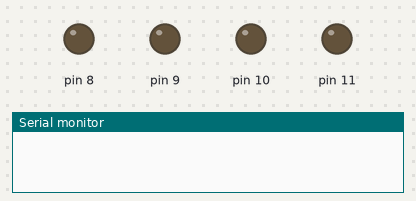
A sketch run on a simulated Arduino Uno, built with avr-gcc and run on an emulated ATmega328P. On the bench: output pins drawn as LEDs (lit = HIGH), the last lines printed to the serial monitor. Random numbers use the default seed unless the sketch sets one.

Above: at 0.1 s.
At 5.22 s:
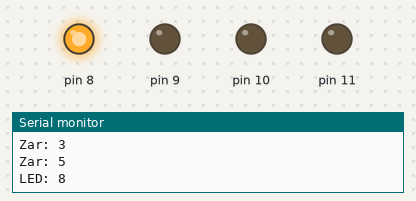
At 11.64 s:
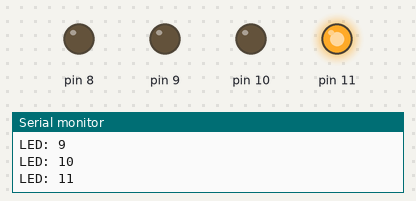
At 23.48 s:
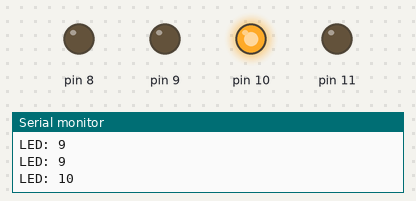
At 35.3 s:
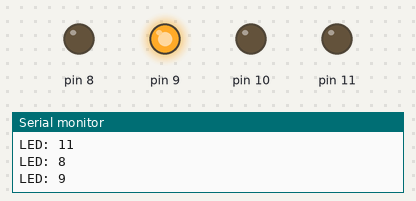
Timing chart, 0 to 40.0 s (numbered marks = the images above):
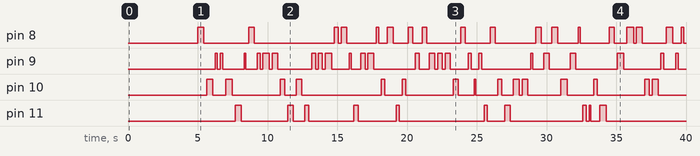

The sketch:

ak0165_rastgeleKaraSimsek.ino
```cpp
/*
  ak0165 — çözüm örneği

  SEN YAP 1) delay(1500) yerine random(100, 500) kullanmak için sabit bir sayı yerine
    her turda yeni bir rastgele sayı üretilir. Aşağıdaki kod bu hâlidir.

  SEN YAP 2) 1'den 100'e kadar rastgele 10 sayı için setup() içindeki zar atma
    döngüsü: for (int atis = 1; atis <= 10; atis++) { int sayi = random(1, 101);
    Serial.println(sayi); delay(300); }

  SEN YAP 3) Kartı resetleyince zarlar hep aynı sırayla gelir — bu bir gözlem görevi,
    kod değişmez. Sebebi Merak Köşesi'nde.
*/

const int ilkLed = 8;
const int sonLed = 11;

void setup() {
  Serial.begin(9600);
  delay(2500); // Seri Monitör'ü açman için birkaç saniye bekleniyor

  for (int pin = ilkLed; pin <= sonLed; pin++) {
    pinMode(pin, OUTPUT);
  }

  for (int atis = 1; atis <= 5; atis++) {
    int zar = random(1, 7);
    Serial.print("Zar: ");
    Serial.println(zar);
    delay(500);
  }
}

void loop() {
  int secilenPin = random(ilkLed, sonLed + 1);
  digitalWrite(secilenPin, HIGH);
  Serial.print("LED: ");
  Serial.println(secilenPin);
  delay(random(100, 500));
  digitalWrite(secilenPin, LOW);
  delay(200);
}
```

Measured:
- by itself, pin 8: LOW → HIGH at 5.0 s, → LOW 0.44 s later, → HIGH 3.2 s later, → LOW 0.40 s later, … (36 changes in this stretch)
- by itself, pin 9: LOW → HIGH at 6.3 s, → LOW 0.14 s later, → HIGH 0.20 s later, → LOW 0.19 s later, … (48 changes in this stretch)
- by itself, pin 10: LOW → HIGH at 5.6 s, → LOW 0.42 s later, → HIGH 0.93 s later, → LOW 0.49 s later, … (30 changes in this stretch)
- by itself, pin 11: LOW → HIGH at 7.7 s, → LOW 0.43 s later, → HIGH 3.3 s later, → LOW 0.40 s later, … (20 changes in this stretch)
